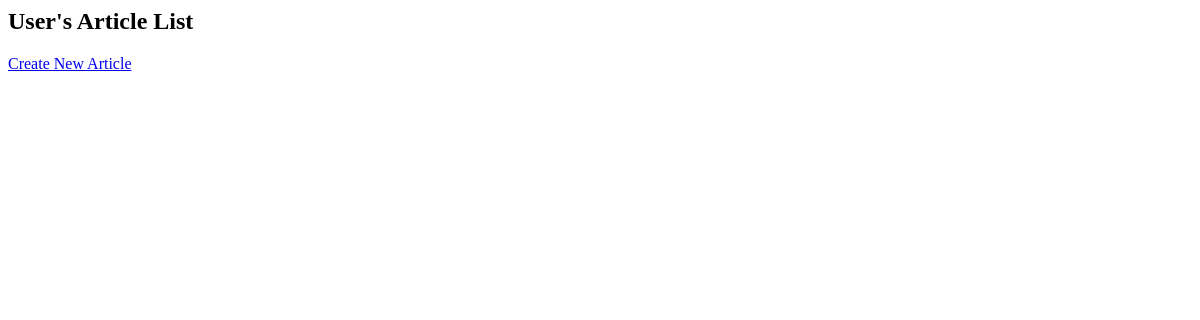
The page /article-list/ (signed in) on the database as committed earlier.
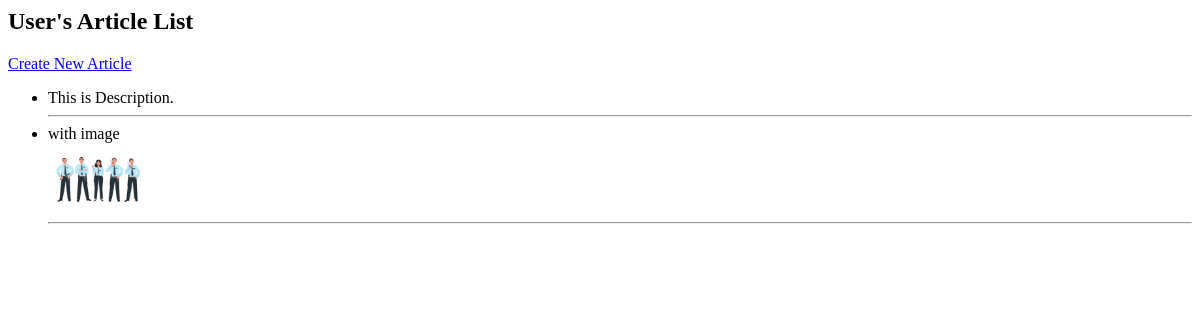
The same page on the database as committed later.
### users/models.py (models this page shows, shortened)
class Article(models.Model):
    user_profile_info = models.ForeignKey(UserProfileInfo, on_delete=models.CASCADE)
    description = models.TextField()
    media = models.FileField(upload_to='article_pictures/', blank=True, null=True)

### users/views.py (the view)
# urls.py: path("article-list/", views.article_list, name="article_list"),
def article_list(request):
    user = request.user
    user_profile =  None # UserProfileInfo.objects.get(user=user)
    articles = []
    try:
        user_profile = UserProfileInfo.objects.get(user=user)
        articles = Article.objects.filter(user_profile_info = user_profile)
    except ObjectDoesNotExist:
        user_profile = None
    context = {
        "user_profile" : user_profile,
        "articles" : articles,
    }
    return render(request, 'articles/article_list.html', context)

### users/templates/articles/article_list.html
<h2>User's Article List</h2>
<a href="{% url 'create_article' %}">Create New Article</a>
<ul>
    {% for article in articles %}
        <li>
            {{ article.description }}
            {% if article.media|length > 0 %}
                <br>
                <img src="{{ article.media.url }}" width="100px" />
            {% endif %}
            <hr>
        </li>
    {% endfor %}
</ul>

Rows that differ between the two databases and show on the page:
added Article: description "This is Description."
added Article: description "with image", media (picture)
